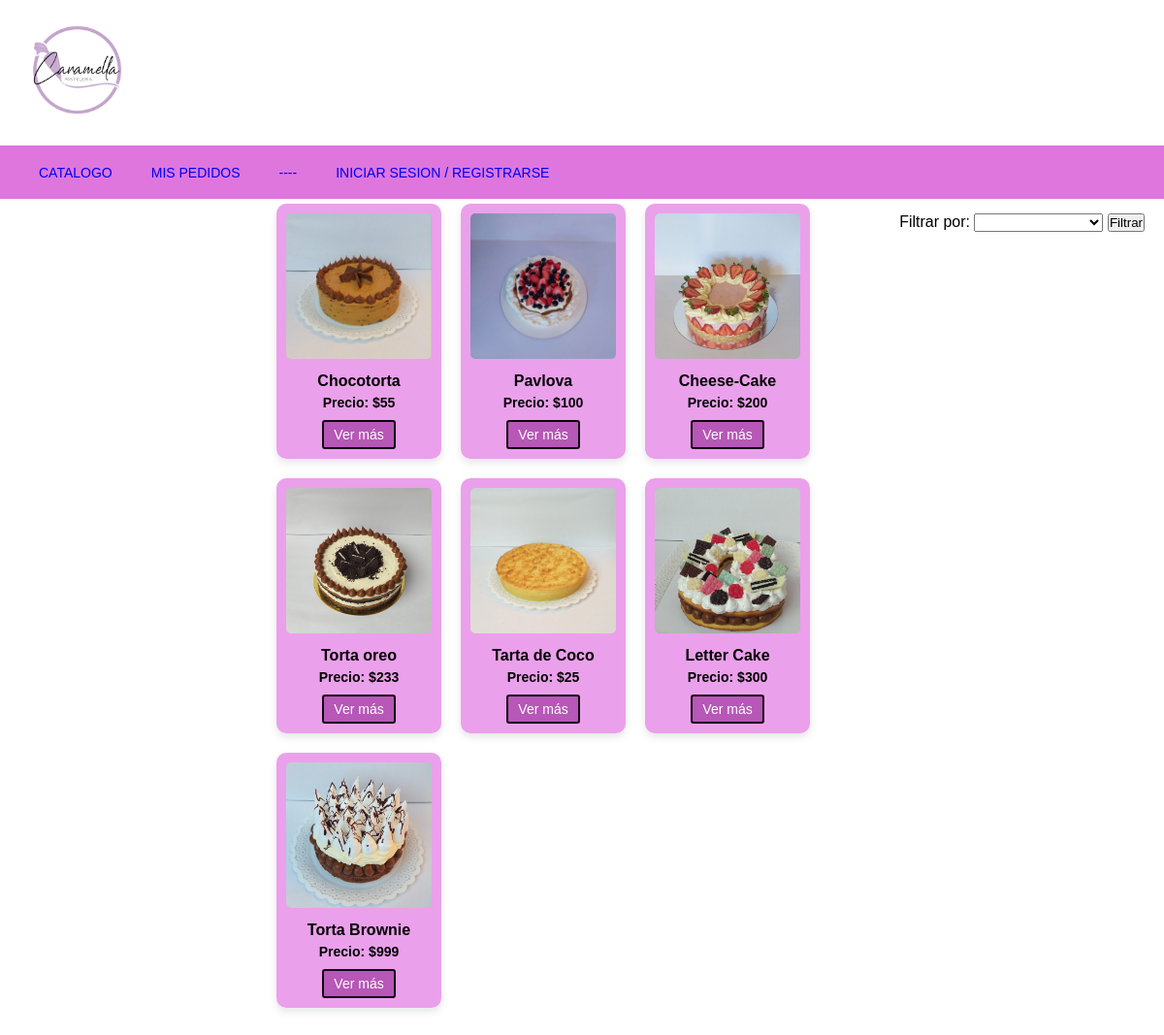
/catalogo.php, run on the app's committed database.
### tables this page shows
CREATE TABLE `fotoproducto` (
  `Id_fotoProducto` int(11) NOT NULL,
  `Id_producto` int(11) DEFAULT NULL,
  `nombreFoto` varchar(100) DEFAULT NULL
);

CREATE TABLE `producto` (
  `Id_producto` int(11) NOT NULL,
  `nombreProducto` varchar(25) DEFAULT NULL,
  `valorProducto` int(11) DEFAULT NULL,
  `descripcion` varchar(250) NOT NULL
);

### catalogo.php (the view, shortened to what this page needs)
<?php
include_once('php/conexion_database.php');
include_once('index.php');
?>
<!DOCTYPE html>
<html lang="en">
<head>
    <link rel="stylesheet" href="css/styleCatalogo.css">
</head>
<body>
<form method="GET" class="filtrar-btn">
    <label for="filtro">Filtrar por:</label>
    <select name="filtro" id="filtro">
        <option value="" disabled selected></option>
        <option value="precio_asc">Menor precio</option>
    </select>
    <input type="submit" value="Filtrar">
</form>
<div class="catalogo">
    <?php
    if (isset($_GET['filtro'])) {
        $filtro = $_GET['filtro'];
        $filtroSQL = construirFiltro($filtro);
        $productos = "SELECT producto.Id_producto, producto.nombreProducto, producto.valorProducto, fotoproducto.Id_fotoProducto, fotoproducto.nombreFoto FROM producto LEFT JOIN ( SELECT Id_producto, MIN(Id_fotoProducto) AS Id_fotoProducto FROM fotoproducto GROUP BY Id_producto ) AS primeras_fotos ON producto.Id_producto = primeras_fotos.Id_producto LEFT JOIN fotoproducto ON primeras_fotos.Id_fotoProducto = fotoproducto.Id_fotoProducto" . $filtroSQL;
    } else {
        $productos = "SELECT producto.Id_producto, producto.nombreProducto, producto.valorProducto, fotoproducto.Id_fotoProducto, fotoproducto.nombreFoto FROM producto LEFT JOIN ( SELECT Id_producto, MIN(Id_fotoProducto) AS Id_fotoProducto FROM fotoproducto GROUP BY Id_producto ) AS primeras_fotos ON producto.Id_producto = primeras_fotos.Id_producto LEFT JOIN fotoproducto ON primeras_fotos.Id_fotoProducto = fotoproducto.Id_fotoProducto";
    }
    $resultado = $database->query($productos);
    if ($resultado->num_rows > 0) {
        while ($producto = $resultado->fetch_assoc()) {
            echo '<div class="producto">';
            echo '<img src="'.$producto['nombreFoto'].'" alt="' . $producto['nombreProducto'] . '">';
            echo '<h3>' . $producto['nombreProducto'] . '</h3>';
            echo '<p>Precio: $' . $producto['valorProducto'] . '</p>';
            echo '<a href="realizar_pedido.php?id=' . $producto['Id_producto'] . '">Ver más</a>';
            echo '</div>';
        }
    } else {
        echo 'No se encontraron productos en el catálogo.';
    }
    ?>
</div>
</body>
</html>

### index.php (shortened to what this page needs)
<!DOCTYPE html>
<html lang="es">
  <head>
    <link rel="stylesheet" href="css/styleMenu.css">
  </head>
  <body>
    <header>
      <div class="header_superior">
        <div class="logo">
          <img src="logo.webp" alt="logo">
        </div>
      </div>
      <div class="containter_menu">
        <div class="menu">
          <nav>
            <ul>
              <li><a href="catalogo.php" >Catalogo</a></li>
              <li><a href="mispedidos.php">Mis pedidos</a></li>
              <li><a style: text-decoration:none; href="#">----</a></li>
              <?php
              if(isset($_SESSION['usuario'])){
                echo '<li><a id="login" href="php/logout_usuario.php">Cerrar Sesion</a></li>';
              }else{
                echo '<li><a id="login" href="login.php">Iniciar Sesion / Registrarse</a></li>';
              }
              ?>
            </ul>
          </nav>
        </div>
      </div>
    </header>
  </body>
</html>

### css/styleMenu.css (style rules this page uses)
* { margin: 0; padding: 0; box-sizing: border-box; text-decoration: none; font-family: sans-serif; }
header { width: 100%; position: absolute; top: 0; left: 0; background: white; }
.header_superior { max-width: 1200px; margin: auto; display: flex; align-items: center; justify-content: space-between; padding: 20px; }
.logo img { width: 120px; }
.containter_menu { width: 100%; height: 55px; background: rgb(222, 118, 222); padding: 0px 20px; }
.menu { max-width: 1200px; margin: auto; height: 100%; }
nav { height: 100%; }
nav>ul { height: 100%; display: flex; }
nav ul li { height: 100%; list-style: none; position: relative; }
nav>ul>li>a { width: 100%; height: 100%; display: flex; align-items: center; padding: 20px; text-transform: uppercase; font-size: 14px; transition: all 150ms ease; }

### css/styleCatalogo.css (style rules this page uses)
.catalogo { width: 100%; max-width: 650px; margin: 200px auto; display: flex; flex-wrap: wrap; justify-content: flex-start; }
.producto { margin: 10px; text-align: center; background-color: rgba(232, 145, 232, 0.861); padding: 10px; border-radius: 10px; box-shadow: 0 4px 8px rgba(0, 0, 0, 0.1); max-width: 220px; }
.producto img { width: 150px; height: 150px; object-fit: cover; border-radius: 5px; margin-bottom: 10px; }
.producto h3 { font-size: 16px; margin-bottom: 5px; }
.producto p { font-size: 14px; font-weight: bold; }
.producto a { display: inline-block; background-color: rgb(183, 87, 183); color: #ffffff; border: 2px solid #0b0408; padding: 5px 10px; text-decoration: none; border-radius: 3px; margin-top: 10px; font-size: 14px; }
.filtrar-btn { position: absolute; top: 220px; right: 20px; }

### data on the page
fotoproducto: nombreFoto (picture), Id_producto.nombreProducto "Chocotorta", Id_producto.valorProducto "55"
fotoproducto: nombreFoto (picture), Id_producto.nombreProducto "Pavlova", Id_producto.valorProducto "100"
fotoproducto: nombreFoto (picture), Id_producto.nombreProducto "Cheese-Cake", Id_producto.valorProducto "200"
fotoproducto: nombreFoto (picture), Id_producto.nombreProducto "Torta oreo", Id_producto.valorProducto "233"
fotoproducto: nombreFoto (picture), Id_producto.nombreProducto "Tarta de Coco", Id_producto.valorProducto "25"
fotoproducto: nombreFoto (picture), Id_producto.nombreProducto "Letter Cake", Id_producto.valorProducto "300"
fotoproducto: nombreFoto (picture), Id_producto.nombreProducto "Torta Brownie", Id_producto.valorProducto "999"
